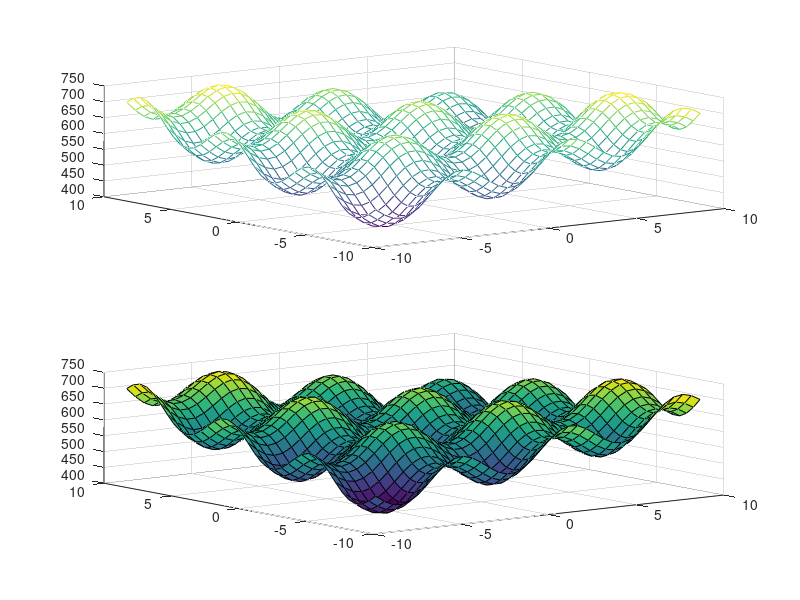

Write MATLAB code to recreate this figure.
#clear screen
clc
#clear memory
clear


#string 
s = "test string";
s
#2X4 matrix
m = [1 2 3; 3 2 1];
#matrix access
n = m(1,2)

#test
answ = sin(pi/2)
answ = answ + 2
answ = answ ^ 3

#plot test
#t -2pi<t<2pi delta(t) = 0.05
t = [-2*pi : 0.05 : 2*pi];
s = sin(t);
c = 0.3 * cos(6*t);
#draw plot
plot(t,s, t, c), grid;
xlabel('t [s]');
ylabel('y(t)');
title('wykres');

#2plot test
clear;
t = [0: 0.01 : 4];
y = exp(-2*t) .* sin(3*t);
plot(t,y, 'r'); #red color


#3plot test
clear
t = [ 0 : 0.01 : 10 ] ; 
w = 1; 
y1 = exp(-0.5*t) .* sin(w*t) ; 
w = 3; 
y2 = exp(-0.5*t) .* sin(w*t) ;        
w = 10; 
y3 = exp(-0.5*t) .* sin(w*t) ;        
plot(t,y1,t,y2,t,y3); 
xlabel('t [s]'); 
ylabel ('y(t)'); 
title('Wykres funkcji');

#4plot test[x,y]=meshgrid(-3*pi : 0.5 : 3*pi, 
[x,y]=meshgrid(-3*pi : 0.5 : 3*pi);
z = 600 - x .* y + 50 * sin(x) + 50 * sin(y); 
subplot(2,1,1); mesh(x,y,z); 
subplot(2,1,2); surf(x,y,z)

